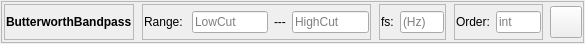
<?xml version="1.0" encoding="UTF-8"?>
<ui version="4.0">
 <class>topLevelForm</class>
 <widget class="QWidget" name="topLevelForm">
  <property name="geometry">
   <rect>
    <x>0</x>
    <y>0</y>
    <width>585</width>
    <height>44</height>
   </rect>
  </property>
  <property name="sizePolicy">
   <sizepolicy hsizetype="Preferred" vsizetype="Minimum">
    <horstretch>0</horstretch>
    <verstretch>0</verstretch>
   </sizepolicy>
  </property>
  <property name="maximumSize">
   <size>
    <width>665</width>
    <height>60</height>
   </size>
  </property>
  <property name="windowTitle">
   <string>Form</string>
  </property>
  <layout class="QVBoxLayout" name="verticalLayout">
   <property name="leftMargin">
    <number>1</number>
   </property>
   <property name="topMargin">
    <number>1</number>
   </property>
   <property name="rightMargin">
    <number>1</number>
   </property>
   <property name="bottomMargin">
    <number>1</number>
   </property>
   <item>
    <widget class="QFrame" name="frame_1">
     <property name="frameShape">
      <enum>QFrame::StyledPanel</enum>
     </property>
     <property name="frameShadow">
      <enum>QFrame::Raised</enum>
     </property>
     <layout class="QHBoxLayout" name="horizontalLayout_12">
      <property name="leftMargin">
       <number>1</number>
      </property>
      <property name="topMargin">
       <number>1</number>
      </property>
      <property name="rightMargin">
       <number>1</number>
      </property>
      <property name="bottomMargin">
       <number>1</number>
      </property>
      <item>
       <widget class="QWidget" name="dataProessorNameWidget" native="true">
        <layout class="QHBoxLayout" name="horizontalLayout_2">
         <property name="leftMargin">
          <number>1</number>
         </property>
         <property name="topMargin">
          <number>1</number>
         </property>
         <property name="rightMargin">
          <number>1</number>
         </property>
         <property name="bottomMargin">
          <number>1</number>
         </property>
         <item>
          <widget class="QFrame" name="frame_2">
           <property name="frameShape">
            <enum>QFrame::StyledPanel</enum>
           </property>
           <property name="frameShadow">
            <enum>QFrame::Raised</enum>
           </property>
           <layout class="QHBoxLayout" name="horizontalLayout_4">
            <property name="leftMargin">
             <number>1</number>
            </property>
            <property name="topMargin">
             <number>1</number>
            </property>
            <property name="rightMargin">
             <number>1</number>
            </property>
            <property name="bottomMargin">
             <number>1</number>
            </property>
            <item>
             <widget class="QLabel" name="dataProcessorNameLabel">
              <property name="enabled">
               <bool>true</bool>
              </property>
              <property name="sizePolicy">
               <sizepolicy hsizetype="Expanding" vsizetype="Fixed">
                <horstretch>0</horstretch>
                <verstretch>0</verstretch>
               </sizepolicy>
              </property>
              <property name="minimumSize">
               <size>
                <width>0</width>
                <height>32</height>
               </size>
              </property>
              <property name="maximumSize">
               <size>
                <width>200</width>
                <height>32</height>
               </size>
              </property>
              <property name="font">
               <font>
                <bold>true</bold>
               </font>
              </property>
              <property name="text">
               <string>ButterworthBandpass</string>
              </property>
             </widget>
            </item>
           </layout>
          </widget>
         </item>
        </layout>
       </widget>
      </item>
      <item>
       <widget class="QWidget" name="filterRangeWidget" native="true">
        <layout class="QHBoxLayout" name="horizontalLayout_5">
         <property name="leftMargin">
          <number>1</number>
         </property>
         <property name="topMargin">
          <number>1</number>
         </property>
         <property name="rightMargin">
          <number>1</number>
         </property>
         <property name="bottomMargin">
          <number>1</number>
         </property>
         <item>
          <widget class="QFrame" name="frame_3">
           <property name="frameShape">
            <enum>QFrame::StyledPanel</enum>
           </property>
           <property name="frameShadow">
            <enum>QFrame::Raised</enum>
           </property>
           <layout class="QHBoxLayout" name="horizontalLayout_8">
            <property name="leftMargin">
             <number>1</number>
            </property>
            <property name="topMargin">
             <number>1</number>
            </property>
            <property name="rightMargin">
             <number>1</number>
            </property>
            <property name="bottomMargin">
             <number>1</number>
            </property>
            <item>
             <widget class="QLabel" name="rangeLable">
              <property name="text">
               <string>Range: </string>
              </property>
             </widget>
            </item>
            <item>
             <widget class="QLineEdit" name="lowCutLineEdit">
              <property name="inputMask">
               <string/>
              </property>
              <property name="text">
               <string/>
              </property>
              <property name="placeholderText">
               <string>LowCut</string>
              </property>
             </widget>
            </item>
            <item>
             <widget class="QLabel" name="dash">
              <property name="text">
               <string>---</string>
              </property>
             </widget>
            </item>
            <item>
             <widget class="QLineEdit" name="highCutLineEdit">
              <property name="inputMask">
               <string/>
              </property>
              <property name="text">
               <string/>
              </property>
              <property name="placeholderText">
               <string>HighCut</string>
              </property>
             </widget>
            </item>
           </layout>
          </widget>
         </item>
        </layout>
       </widget>
      </item>
      <item>
       <widget class="QWidget" name="fsWidget" native="true">
        <layout class="QHBoxLayout" name="horizontalLayout_6">
         <property name="leftMargin">
          <number>1</number>
         </property>
         <property name="topMargin">
          <number>1</number>
         </property>
         <property name="rightMargin">
          <number>1</number>
         </property>
         <property name="bottomMargin">
          <number>1</number>
         </property>
         <item>
          <widget class="QFrame" name="frame_4">
           <property name="frameShape">
            <enum>QFrame::StyledPanel</enum>
           </property>
           <property name="frameShadow">
            <enum>QFrame::Raised</enum>
           </property>
           <layout class="QHBoxLayout" name="horizontalLayout">
            <property name="leftMargin">
             <number>1</number>
            </property>
            <property name="topMargin">
             <number>1</number>
            </property>
            <property name="rightMargin">
             <number>1</number>
            </property>
            <property name="bottomMargin">
             <number>1</number>
            </property>
            <item>
             <widget class="QLabel" name="fsLabel">
              <property name="text">
               <string>fs:</string>
              </property>
             </widget>
            </item>
            <item>
             <widget class="QLineEdit" name="fsLineEdit">
              <property name="text">
               <string/>
              </property>
              <property name="placeholderText">
               <string>(Hz)</string>
              </property>
             </widget>
            </item>
           </layout>
          </widget>
         </item>
        </layout>
       </widget>
      </item>
      <item>
       <widget class="QWidget" name="orderWidget" native="true">
        <layout class="QHBoxLayout" name="horizontalLayout_11">
         <property name="leftMargin">
          <number>1</number>
         </property>
         <property name="topMargin">
          <number>1</number>
         </property>
         <property name="rightMargin">
          <number>1</number>
         </property>
         <property name="bottomMargin">
          <number>1</number>
         </property>
         <item>
          <widget class="QFrame" name="frame_5">
           <property name="frameShape">
            <enum>QFrame::StyledPanel</enum>
           </property>
           <property name="frameShadow">
            <enum>QFrame::Raised</enum>
           </property>
           <layout class="QHBoxLayout" name="horizontalLayout_9">
            <property name="leftMargin">
             <number>1</number>
            </property>
            <property name="topMargin">
             <number>1</number>
            </property>
            <property name="rightMargin">
             <number>1</number>
            </property>
            <property name="bottomMargin">
             <number>1</number>
            </property>
            <item>
             <widget class="QLabel" name="orderLabel">
              <property name="text">
               <string>Order:</string>
              </property>
             </widget>
            </item>
            <item>
             <widget class="QLineEdit" name="orderLineEdit">
              <property name="text">
               <string/>
              </property>
              <property name="placeholderText">
               <string>int</string>
              </property>
             </widget>
            </item>
           </layout>
          </widget>
         </item>
        </layout>
       </widget>
      </item>
      <item>
       <widget class="QPushButton" name="removeDataProcessorBtn">
        <property name="sizePolicy">
         <sizepolicy hsizetype="Fixed" vsizetype="Fixed">
          <horstretch>0</horstretch>
          <verstretch>0</verstretch>
         </sizepolicy>
        </property>
        <property name="minimumSize">
         <size>
          <width>32</width>
          <height>32</height>
         </size>
        </property>
        <property name="maximumSize">
         <size>
          <width>32</width>
          <height>32</height>
         </size>
        </property>
        <property name="text">
         <string/>
        </property>
       </widget>
      </item>
     </layout>
    </widget>
   </item>
  </layout>
 </widget>
 <resources/>
 <connections/>
</ui>
